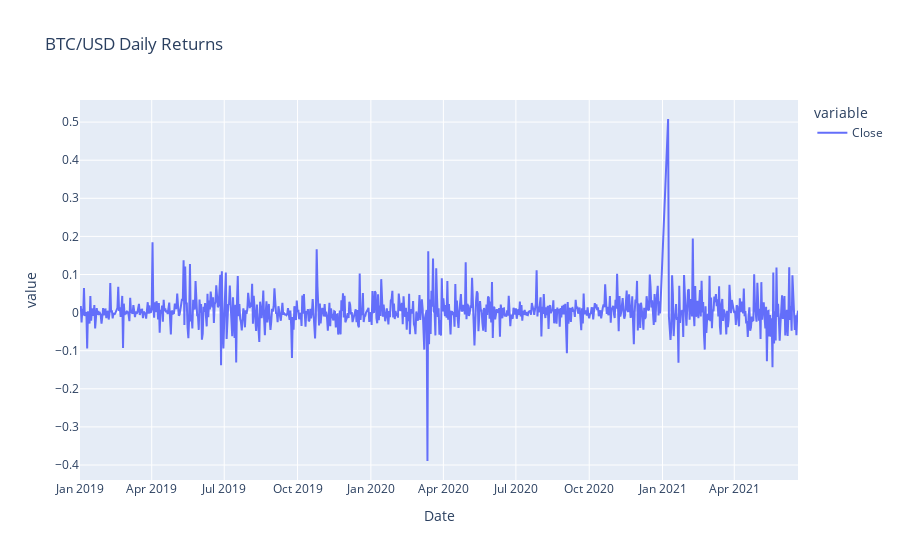

The notebook cell saved with this chart:
### Code cell
#Plotting Daily Returns from Close prices
btc_close_returns_fig = px.line(btc_close_returns,title = 'BTC/USD Daily Returns')
btc_close_returns_fig.show()

### Figure 1 — Plotly figure (JSON) as saved in the notebook; plotly's stock layout.template omitted (floating-point values rounded to 4 significant figures; data arrays with more than 128 entries replaced by an {"elided": "..."} marker saying what was removed)
{"data": [{"hovertemplate": "variable=Close<br>Date=%{x}<br>value=%{y}<extra></extra>", "legendgroup": "Close", "line": {"color": "#636efa", "dash": "solid"}, "mode": "lines", "name": "Close", "orientation": "v", "showlegend": true, "type": "scatter", "x": {"elided": "893 str values"}, "xaxis": "x", "y": {"elided": "893 float values"}, "yaxis": "y"}], "layout": {"autosize": true, "legend": {"title": {"text": "variable"}, "tracegroupgap": 0}, "title": {"text": "BTC/USD Daily Returns"}, "xaxis": {"anchor": "y", "autorange": true, "domain": [0, 1], "range": ["2019-01-01", "2021-06-20"], "title": {"text": "Date"}, "type": "date"}, "yaxis": {"anchor": "x", "autorange": true, "domain": [0, 1], "range": [-0.4393, 0.558], "title": {"text": "value"}, "type": "linear"}}}
